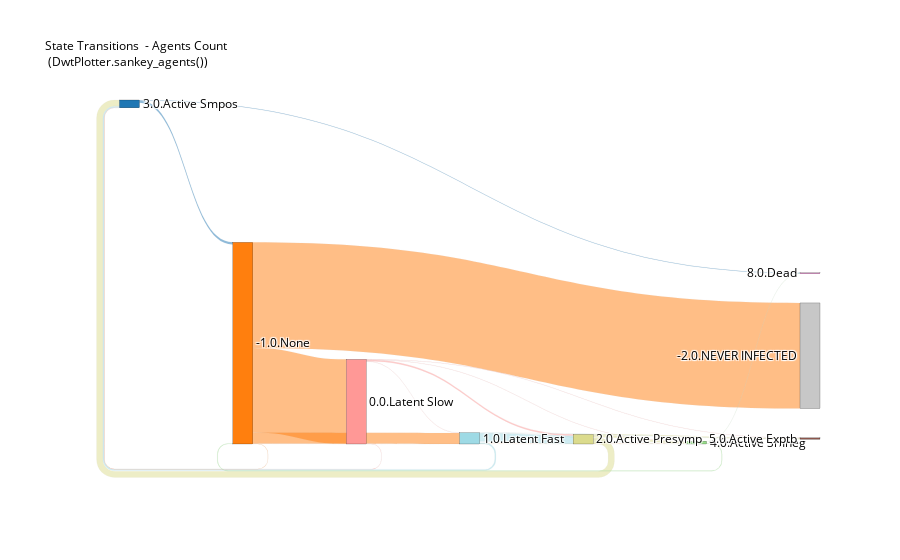

Write notebook code for a chart like this one.
### Markdown cell above
## 1. Sankey Diagrams
Demonstrate Sankey diagrams for state transitions.

### Code cell
# Basic Sankey diagram for all agents
analyzer.sankey_agents()

### Figure 1 — Plotly figure (JSON) as saved in the notebook; plotly's stock layout.template omitted (floating-point values rounded to 4 significant figures)
{"data": [{"arrangement": "snap", "link": {"color": ["rgba(255.0, 127.0, 14.0, 0.5)", "rgba(255.0, 127.0, 14.0, 0.5)", "rgba(255.0, 127.0, 14.0, 0.5)", "rgba(255.0, 127.0, 14.0, 0.5)", "rgba(255.0, 127.0, 14.0, 0.5)", "rgba(255.0, 152.0, 150.0, 0.5)", "rgba(255.0, 152.0, 150.0, 0.5)", "rgba(255.0, 152.0, 150.0, 0.5)", "rgba(255.0, 152.0, 150.0, 0.5)", "rgba(255.0, 152.0, 150.0, 0.5)", "rgba(158.0, 218.0, 229.0, 0.5)", "rgba(158.0, 218.0, 229.0, 0.5)", "rgba(158.0, 218.0, 229.0, 0.5)", "rgba(158.0, 218.0, 229.0, 0.5)", "rgba(219.0, 219.0, 141.0, 0.5)", "rgba(219.0, 219.0, 141.0, 0.5)", "rgba(219.0, 219.0, 141.0, 0.5)", "rgba(31.0, 119.0, 180.0, 0.5)", "rgba(31.0, 119.0, 180.0, 0.5)", "rgba(152.0, 223.0, 138.0, 0.5)", "rgba(152.0, 223.0, 138.0, 0.5)"], "hovertemplate": "%{source.label} → %{target.label}: %{value} agents<br>", "label": [524, 420, 55, 1, 1, 1, 7, 1, 1, 1, 41, 6, 2, 1, 31, 10, 5, 11, 3, 3, 1], "line": {"color": "lightgray", "width": 0.1}, "source": [1, 1, 1, 1, 1, 3, 3, 3, 3, 3, 8, 8, 8, 8, 7, 7, 7, 0, 0, 2, 2], "target": [6, 3, 8, 0, 2, 8, 7, 0, 2, 4, 7, 0, 2, 4, 0, 2, 4, 1, 5, 1, 5], "value": [524, 420, 55, 1, 1, 1, 7, 1, 1, 1, 41, 6, 2, 1, 31, 10, 5, 11, 3, 3, 1]}, "node": {"color": ["rgba(31.0, 119.0, 180.0, 1.0)", "rgba(255.0, 127.0, 14.0, 1.0)", "rgba(152.0, 223.0, 138.0, 1.0)", "rgba(255.0, 152.0, 150.0, 1.0)", "rgba(140.0, 86.0, 75.0, 1.0)", "rgba(227.0, 119.0, 194.0, 1.0)", "rgba(199.0, 199.0, 199.0, 1.0)", "rgba(219.0, 219.0, 141.0, 1.0)", "rgba(158.0, 218.0, 229.0, 1.0)"], "label": ["3.0.Active Smpos", "-1.0.None", "4.0.Active Smneg", "0.0.Latent Slow", "5.0.Active Exptb", "8.0.Dead", "-2.0.NEVER INFECTED", "2.0.Active Presymp", "1.0.Latent Fast"], "line": {"color": "black", "width": 0.2}, "pad": 15, "thickness": 20}, "type": "sankey"}], "layout": {"font": {"color": "black", "size": 12}, "hovermode": "x", "title": {"font": {"size": 12}, "text": "State Transitions  - Agents Count<br> (DwtPlotter.sankey_agents())"}}}
